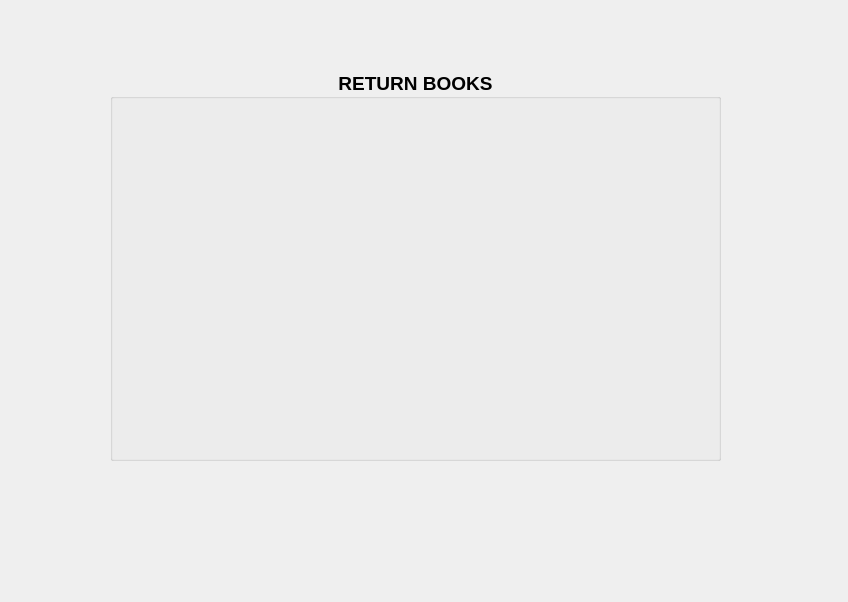
<?xml version="1.0" encoding="UTF-8"?>
<ui version="4.0">
 <class>popreturbook</class>
 <widget class="QDialog" name="popreturbook">
  <property name="geometry">
   <rect>
    <x>0</x>
    <y>0</y>
    <width>848</width>
    <height>602</height>
   </rect>
  </property>
  <property name="windowTitle">
   <string>Dialog</string>
  </property>
  <widget class="QGroupBox" name="groupBox">
   <property name="geometry">
    <rect>
     <x>110</x>
     <y>70</y>
     <width>611</width>
     <height>391</height>
    </rect>
   </property>
   <property name="font">
    <font>
     <pointsize>14</pointsize>
     <weight>75</weight>
     <bold>true</bold>
    </font>
   </property>
   <property name="title">
    <string>RETURN BOOKS</string>
   </property>
   <property name="alignment">
    <set>Qt::AlignCenter</set>
   </property>
  </widget>
 </widget>
 <resources/>
 <connections/>
</ui>
